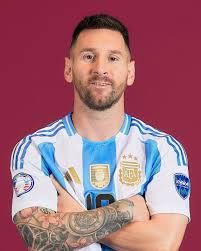
#> input picture Baitap5/messi.jpg, 201 x 251 px
$ jupyter execute bai5.ipynb
#> lines starting #> are read from the running program, lines starting #| are printed output that depends on the picture
[cell 1]
import numpy as np
import matplotlib.pyplot as plt
import imageio.v2 as iio
import scipy.ndimage as ndi

def show_image(img, title=""):
    plt.imshow(img, cmap='gray' if img.ndim==2 else None)
    plt.title(title)
    plt.axis('off')
    plt.show()

def translate(img):
    dx = int(input("Nhập số pixel dịch chuyển theo trục x: "))
    dy = int(input("Nhập số pixel dịch chuyển theo trục y: "))
    if img.ndim == 3:
        return ndi.shift(img, (dy, dx, 0), mode='wrap')
    else:
        return ndi.shift(img, (dy, dx), mode='wrap')

def rotate(img):
    angle = float(input("Nhập góc xoay (độ): "))
    reshape = input("Giữ kích thước ban đầu? (y/n): ").lower() == 'y'
    return ndi.rotate(img, angle, reshape=not reshape)

def zoom(img):
    factor = float(input("Nhập hệ số zoom (>1: phóng to, <1: thu nhỏ): "))
    if img.ndim == 3:
        return ndi.zoom(img, (factor, factor, 1), order=1)
    else:
        return ndi.zoom(img, (factor, factor), order=1)

def gaussian_blur(img):
    sigma = float(input("Nhập giá trị sigma cho Gaussian blur: "))
    if img.ndim == 3:
        blurred = np.zeros_like(img)
        for c in range(img.shape[2]):
            blurred[..., c] = ndi.gaussian_filter(img[..., c], sigma=sigma)
        return blurred
    else:
        return ndi.gaussian_filter(img, sigma=sigma)

def wave_transform(img):
    amp = float(input("Nhập biên độ sóng: "))
    rows, cols = img.shape[:2]
    X, Y = np.meshgrid(np.arange(cols), np.arange(rows))
    offset = amp * np.sin(2 * np.pi * X / 100)
    indices = np.array([Y + offset, X])
    if img.ndim == 3:
        wave_img = np.zeros_like(img)
        for i in range(img.shape[2]):
            wave_img[..., i] = ndi.map_coordinates(img[..., i], indices, order=1, mode='reflect')
        return wave_img
    else:
        return ndi.map_coordinates(img, indices, order=1, mode='reflect')

def main():
    # Danh sách ảnh mẫu
    images = ["messi.jpg", "rua.jpg", "ro.webp"]
    print("Chọn ảnh:")
    for idx, name in enumerate(images):
        print(f"{idx+1}. {name}")
    img_idx = int(input("Nhập số thứ tự ảnh: ")) - 1
#> the answer given: 1
    img = iio.imread(images[img_idx])
#> img is the input picture: shape (251, 201, 3); mean R, G, B 161.6, 107.4, 120.4

    while True:
        print("\nChọn phép biến đổi:")
        print("1. Tịnh tiến")
        print("2. Xoay")
        print("3. Phóng to/thu nhỏ")
        print("4. Làm mờ Gaussian")
        print("5. Biến đổi sóng")
        print("0. Thoát")
        choice = input("Nhập lựa chọn: ")

        if choice == "1":
            img = translate(img)
            show_image(img, "Tịnh tiến")
        elif choice == "2":
            img = rotate(img)
            show_image(img, "Xoay")
        elif choice == "3":
            img = zoom(img)
            show_image(img, "Phóng to/thu nhỏ")
        elif choice == "4":
            img = gaussian_blur(img)
            show_image(img, "Gaussian Blur")
        elif choice == "5":
            img = wave_transform(img)
            show_image(img, "Biến đổi sóng")
        elif choice == "0":
            print("Kết thúc chương trình.")
            break
        else:
            print("Lựa chọn không hợp lệ!")
#> this loop made 2 passes; the answer given on pass 1: 1
#> pass 1, in main, `img = translate(img)`:
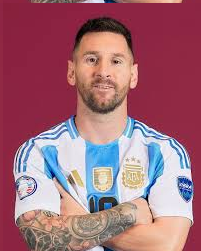
#> img: shape (251, 201, 3); mean R, G, B 161.6, 107.4, 120.4

if __name__ == "__main__":
    main()
